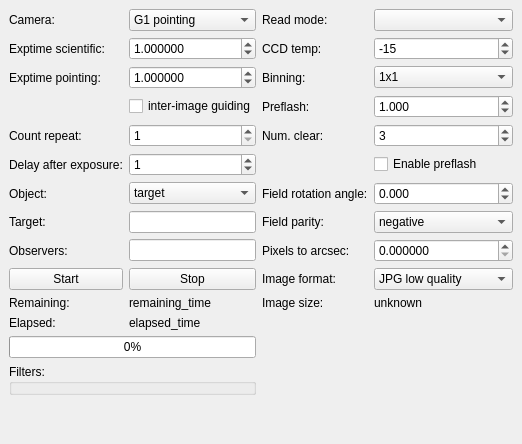
  <widget class="QDockWidget" name="expose_dockWidget">
   <property name="sizePolicy">
    <sizepolicy hsizetype="Preferred" vsizetype="Preferred">
     <horstretch>0</horstretch>
     <verstretch>0</verstretch>
    </sizepolicy>
   </property>
   <property name="floating">
    <bool>false</bool>
   </property>
   <property name="features">
    <set>QDockWidget::DockWidgetFloatable|QDockWidget::DockWidgetMovable</set>
   </property>
   <property name="windowTitle">
    <string>E&amp;xpose</string>
   </property>
   <attribute name="dockWidgetArea">
    <number>2</number>
   </attribute>
   <widget class="QWidget" name="dockWidgetContents_3">
    <layout class="QGridLayout" name="gridLayout_13">
     <item row="11" column="1">
      <widget class="QLabel" name="expose_remaining_LB">
       <property name="sizePolicy">
        <sizepolicy hsizetype="Preferred" vsizetype="Fixed">
         <horstretch>0</horstretch>
         <verstretch>0</verstretch>
        </sizepolicy>
       </property>
       <property name="text">
        <string>remaining_time</string>
       </property>
      </widget>
     </item>
     <item row="11" column="3">
      <widget class="QLabel" name="image_size_LB">
       <property name="text">
        <string>unknown</string>
       </property>
      </widget>
     </item>
     <item row="5" column="0">
      <widget class="QLabel" name="label_31">
       <property name="text">
        <string>Delay after exposure:</string>
       </property>
      </widget>
     </item>
     <item row="1" column="0">
      <widget class="QLabel" name="expose_exptime_scientific_LB">
       <property name="text">
        <string>Exptime scientific:</string>
       </property>
      </widget>
     </item>
     <item row="6" column="2">
      <widget class="QLabel" name="label_14">
       <property name="text">
        <string>Field rotation angle:</string>
       </property>
      </widget>
     </item>
     <item row="3" column="1">
      <widget class="QCheckBox" name="inter_image_guiding_CHB">
       <property name="sizePolicy">
        <sizepolicy hsizetype="Preferred" vsizetype="Fixed">
         <horstretch>0</horstretch>
         <verstretch>0</verstretch>
        </sizepolicy>
       </property>
       <property name="text">
        <string>inter-image guiding</string>
       </property>
       <property name="checked">
        <bool>false</bool>
       </property>
      </widget>
     </item>
     <item row="10" column="1">
      <widget class="QPushButton" name="expose_stop_BT">
       <property name="text">
        <string>Stop</string>
       </property>
      </widget>
     </item>
     <item row="7" column="0">
      <widget class="QLabel" name="expose_target_LB">
       <property name="text">
        <string>Target:</string>
       </property>
      </widget>
     </item>
     <item row="8" column="2">
      <widget class="QLabel" name="label_16">
       <property name="text">
        <string>Pixels to arcsec:</string>
       </property>
      </widget>
     </item>
     <item row="7" column="2">
      <widget class="QLabel" name="label_15">
       <property name="text">
        <string>Field parity:</string>
       </property>
      </widget>
     </item>
     <item row="1" column="3">
      <widget class="QSpinBox" name="expose_ccd_temp_SB">
       <property name="sizePolicy">
        <sizepolicy hsizetype="Preferred" vsizetype="Fixed">
         <horstretch>0</horstretch>
         <verstretch>0</verstretch>
        </sizepolicy>
       </property>
       <property name="keyboardTracking">
        <bool>false</bool>
       </property>
       <property name="minimum">
        <number>-40</number>
       </property>
       <property name="maximum">
        <number>10</number>
       </property>
       <property name="singleStep">
        <number>0</number>
       </property>
       <property name="value">
        <number>-15</number>
       </property>
      </widget>
     </item>
     <item row="10" column="0">
      <widget class="QPushButton" name="expose_start_BT">
       <property name="text">
        <string>Start</string>
       </property>
      </widget>
     </item>
     <item row="1" column="1">
      <widget class="QDoubleSpinBox" name="expose_exptime_scientific_DSB">
       <property name="sizePolicy">
        <sizepolicy hsizetype="Preferred" vsizetype="Fixed">
         <horstretch>0</horstretch>
         <verstretch>0</verstretch>
        </sizepolicy>
       </property>
       <property name="decimals">
        <number>6</number>
       </property>
       <property name="minimum">
        <double>0.000125000000000</double>
       </property>
       <property name="maximum">
        <double>36000.000000000000000</double>
       </property>
       <property name="value">
        <double>1.000000000000000</double>
       </property>
      </widget>
     </item>
     <item row="8" column="1">
      <widget class="QLineEdit" name="expose_observers_LE"/>
     </item>
     <item row="4" column="0">
      <widget class="QLabel" name="label_13">
       <property name="text">
        <string>Count repeat:</string>
       </property>
      </widget>
     </item>
     <item row="10" column="3">
      <widget class="QComboBox" name="image_format_CB">
       <property name="currentText">
        <string>JPG low quality</string>
       </property>
       <item>
        <property name="text">
         <string>JPG low quality</string>
        </property>
       </item>
       <item>
        <property name="text">
         <string>JPG medium quality</string>
        </property>
       </item>
       <item>
        <property name="text">
         <string>JPG high quality</string>
        </property>
       </item>
       <item>
        <property name="text">
         <string>FITS</string>
        </property>
       </item>
      </widget>
     </item>
     <item row="12" column="1">
      <widget class="QLabel" name="expose_elapsed_LB">
       <property name="sizePolicy">
        <sizepolicy hsizetype="Preferred" vsizetype="Fixed">
         <horstretch>0</horstretch>
         <verstretch>0</verstretch>
        </sizepolicy>
       </property>
       <property name="text">
        <string>elapsed_time</string>
       </property>
      </widget>
     </item>
     <item row="8" column="3">
      <widget class="QDoubleSpinBox" name="pixels2arcsec_DSB">
       <property name="sizePolicy">
        <sizepolicy hsizetype="Preferred" vsizetype="Fixed">
         <horstretch>0</horstretch>
         <verstretch>0</verstretch>
        </sizepolicy>
       </property>
       <property name="decimals">
        <number>6</number>
       </property>
       <property name="maximum">
        <double>2.000000000000000</double>
       </property>
       <property name="singleStep">
        <double>0.010000000000000</double>
       </property>
      </widget>
     </item>
     <item row="7" column="1">
      <widget class="QLineEdit" name="expose_target_LE">
       <property name="sizePolicy">
        <sizepolicy hsizetype="Preferred" vsizetype="Fixed">
         <horstretch>0</horstretch>
         <verstretch>0</verstretch>
        </sizepolicy>
       </property>
       <property name="maxLength">
        <number>20</number>
       </property>
      </widget>
     </item>
     <item row="1" column="2">
      <widget class="QLabel" name="expose_ccd_temp_LB">
       <property name="text">
        <string>CCD temp:</string>
       </property>
      </widget>
     </item>
     <item row="5" column="1">
      <widget class="QSpinBox" name="expose_delay_after_exposure_SB">
       <property name="sizePolicy">
        <sizepolicy hsizetype="Preferred" vsizetype="Fixed">
         <horstretch>0</horstretch>
         <verstretch>0</verstretch>
        </sizepolicy>
       </property>
       <property name="maximum">
        <number>60</number>
       </property>
       <property name="value">
        <number>1</number>
       </property>
      </widget>
     </item>
     <item row="3" column="3">
      <widget class="QDoubleSpinBox" name="expose_preflash_DSB">
       <property name="keyboardTracking">
        <bool>false</bool>
       </property>
       <property name="decimals">
        <number>3</number>
       </property>
       <property name="maximum">
        <double>2.000000000000000</double>
       </property>
       <property name="singleStep">
        <double>0.000000000000000</double>
       </property>
       <property name="value">
        <double>1.000000000000000</double>
       </property>
      </widget>
     </item>
     <item row="8" column="0">
      <widget class="QLabel" name="label_12">
       <property name="text">
        <string>Observers:</string>
       </property>
      </widget>
     </item>
     <item row="4" column="1">
      <widget class="QSpinBox" name="expose_count_repeat_SB">
       <property name="sizePolicy">
        <sizepolicy hsizetype="Preferred" vsizetype="Fixed">
         <horstretch>0</horstretch>
         <verstretch>0</verstretch>
        </sizepolicy>
       </property>
       <property name="minimum">
        <number>1</number>
       </property>
       <property name="maximum">
        <number>86400</number>
       </property>
       <property name="value">
        <number>1</number>
       </property>
      </widget>
     </item>
     <item row="6" column="1">
      <widget class="QComboBox" name="expose_object_CB">
       <property name="sizePolicy">
        <sizepolicy hsizetype="Preferred" vsizetype="Fixed">
         <horstretch>0</horstretch>
         <verstretch>0</verstretch>
        </sizepolicy>
       </property>
       <item>
        <property name="text">
         <string>target</string>
        </property>
       </item>
       <item>
        <property name="text">
         <string>flat</string>
        </property>
       </item>
       <item>
        <property name="text">
         <string>dark</string>
        </property>
       </item>
       <item>
        <property name="text">
         <string>zero</string>
        </property>
       </item>
      </widget>
     </item>
     <item row="2" column="0">
      <widget class="QLabel" name="expose_exptime_pointing_LB">
       <property name="text">
        <string>Exptime pointing:</string>
       </property>
      </widget>
     </item>
     <item row="11" column="2">
      <widget class="QLabel" name="label_43">
       <property name="text">
        <string>Image size:</string>
       </property>
      </widget>
     </item>
     <item row="6" column="3">
      <widget class="QDoubleSpinBox" name="field_rotation_angle_DSB">
       <property name="sizePolicy">
        <sizepolicy hsizetype="Preferred" vsizetype="Fixed">
         <horstretch>0</horstretch>
         <verstretch>0</verstretch>
        </sizepolicy>
       </property>
       <property name="decimals">
        <number>3</number>
       </property>
       <property name="minimum">
        <double>-360.000000000000000</double>
       </property>
       <property name="maximum">
        <double>360.000000000000000</double>
       </property>
       <property name="singleStep">
        <double>0.100000000000000</double>
       </property>
      </widget>
     </item>
     <item row="0" column="2">
      <widget class="QLabel" name="label_44">
       <property name="text">
        <string>Read mode:</string>
       </property>
      </widget>
     </item>
     <item row="12" column="0">
      <widget class="QLabel" name="label_30">
       <property name="sizePolicy">
        <sizepolicy hsizetype="Preferred" vsizetype="Fixed">
         <horstretch>0</horstretch>
         <verstretch>0</verstretch>
        </sizepolicy>
       </property>
       <property name="text">
        <string>Elapsed:</string>
       </property>
      </widget>
     </item>
     <item row="2" column="1">
      <widget class="QDoubleSpinBox" name="expose_exptime_pointing_DSB">
       <property name="sizePolicy">
        <sizepolicy hsizetype="Preferred" vsizetype="Fixed">
         <horstretch>0</horstretch>
         <verstretch>0</verstretch>
        </sizepolicy>
       </property>
       <property name="decimals">
        <number>6</number>
       </property>
       <property name="minimum">
        <double>0.000125000000000</double>
       </property>
       <property name="maximum">
        <double>300.000000000000000</double>
       </property>
       <property name="value">
        <double>1.000000000000000</double>
       </property>
      </widget>
     </item>
     <item row="0" column="3">
      <widget class="QComboBox" name="read_mode_CB"/>
     </item>
     <item row="4" column="2">
      <widget class="QLabel" name="expose_preflash_num_clear_LB">
       <property name="text">
        <string>Num. clear:</string>
       </property>
      </widget>
     </item>
     <item row="5" column="3">
      <widget class="QCheckBox" name="expose_enable_preflash_CHB">
       <property name="text">
        <string>Enable preflash</string>
       </property>
       <property name="checked">
        <bool>false</bool>
       </property>
      </widget>
     </item>
     <item row="11" column="0">
      <widget class="QLabel" name="label_29">
       <property name="sizePolicy">
        <sizepolicy hsizetype="Preferred" vsizetype="Fixed">
         <horstretch>0</horstretch>
         <verstretch>0</verstretch>
        </sizepolicy>
       </property>
       <property name="text">
        <string>Remaining:</string>
       </property>
      </widget>
     </item>
     <item row="10" column="2">
      <widget class="QLabel" name="label_41">
       <property name="text">
        <string>Image format:</string>
       </property>
      </widget>
     </item>
     <item row="0" column="1">
      <widget class="QComboBox" name="expose_camera_CB">
       <property name="sizePolicy">
        <sizepolicy hsizetype="Preferred" vsizetype="Fixed">
         <horstretch>0</horstretch>
         <verstretch>0</verstretch>
        </sizepolicy>
       </property>
       <item>
        <property name="text">
         <string>G1 pointing</string>
        </property>
       </item>
       <item>
        <property name="text">
         <string>G2 photometry</string>
        </property>
       </item>
      </widget>
     </item>
     <item row="0" column="0">
      <widget class="QLabel" name="label_8">
       <property name="text">
        <string>Camera:</string>
       </property>
      </widget>
     </item>
     <item row="13" column="0" colspan="2">
      <widget class="QProgressBar" name="expose_PB">
       <property name="sizePolicy">
        <sizepolicy hsizetype="Expanding" vsizetype="Fixed">
         <horstretch>0</horstretch>
         <verstretch>0</verstretch>
        </sizepolicy>
       </property>
       <property name="value">
        <number>0</number>
       </property>
       <property name="textVisible">
        <bool>true</bool>
       </property>
       <property name="orientation">
        <enum>Qt::Horizontal</enum>
       </property>
       <property name="textDirection">
        <enum>QProgressBar::TopToBottom</enum>
       </property>
      </widget>
     </item>
     <item row="6" column="0">
      <widget class="QLabel" name="expose_object_LB">
       <property name="text">
        <string>Object:</string>
       </property>
      </widget>
     </item>
     <item row="2" column="3">
      <widget class="QComboBox" name="expose_binning_CB">
       <item>
        <property name="text">
         <string>1x1</string>
        </property>
       </item>
       <item>
        <property name="text">
         <string>2x2</string>
        </property>
       </item>
       <item>
        <property name="text">
         <string>4x4</string>
        </property>
       </item>
      </widget>
     </item>
     <item row="3" column="2">
      <widget class="QLabel" name="expose_preflash_LB">
       <property name="text">
        <string>Preflash:</string>
       </property>
      </widget>
     </item>
     <item row="7" column="3">
      <widget class="QComboBox" name="field_parity_CB">
       <property name="sizePolicy">
        <sizepolicy hsizetype="Preferred" vsizetype="Fixed">
         <horstretch>0</horstretch>
         <verstretch>0</verstretch>
        </sizepolicy>
       </property>
       <item>
        <property name="text">
         <string>negative</string>
        </property>
       </item>
       <item>
        <property name="text">
         <string>positive</string>
        </property>
       </item>
      </widget>
     </item>
     <item row="30" column="0">
      <spacer name="verticalSpacer">
       <property name="orientation">
        <enum>Qt::Vertical</enum>
       </property>
       <property name="sizeType">
        <enum>QSizePolicy::Expanding</enum>
       </property>
       <property name="sizeHint" stdset="0">
        <size>
         <width>20</width>
         <height>40</height>
        </size>
       </property>
      </spacer>
     </item>
     <item row="4" column="3">
      <widget class="QSpinBox" name="expose_preflash_num_clear_SB">
       <property name="keyboardTracking">
        <bool>false</bool>
       </property>
       <property name="minimum">
        <number>1</number>
       </property>
       <property name="maximum">
        <number>5</number>
       </property>
       <property name="singleStep">
        <number>0</number>
       </property>
       <property name="value">
        <number>3</number>
       </property>
      </widget>
     </item>
     <item row="2" column="2">
      <widget class="QLabel" name="expose_binning_LB">
       <property name="text">
        <string>Binning:</string>
       </property>
      </widget>
     </item>
     <item row="14" column="0" colspan="2">
      <widget class="QGroupBox" name="expose_filter_GB">
       <property name="title">
        <string>Filters:</string>
       </property>
      </widget>
     </item>
    </layout>
   </widget>
  </widget>
